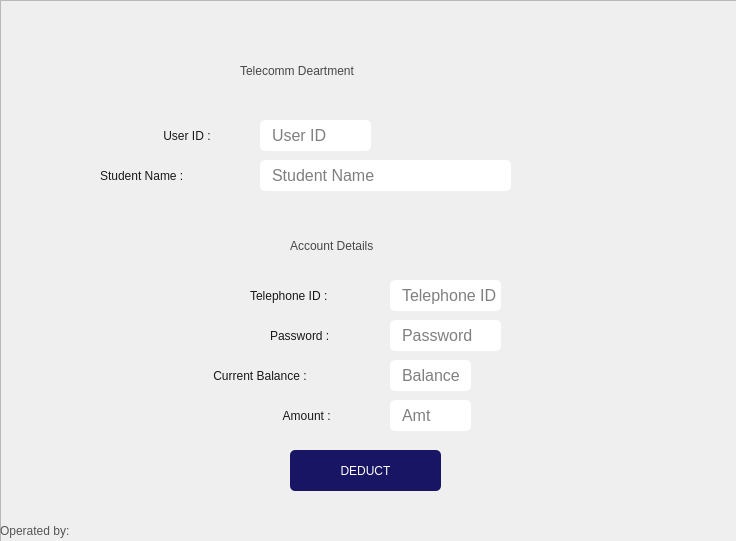
<?xml version="1.0" encoding="UTF-8"?>
<ui version="4.0">
 <class>MainWindow</class>
 <widget class="QMainWindow" name="MainWindow">
  <property name="geometry">
   <rect>
    <x>0</x>
    <y>0</y>
    <width>736</width>
    <height>541</height>
   </rect>
  </property>
  <property name="windowTitle">
   <string>MainWindow</string>
  </property>
  <widget class="QWidget" name="centralwidget">
   <widget class="QFrame" name="frame">
    <property name="geometry">
     <rect>
      <x>0</x>
      <y>0</y>
      <width>738</width>
      <height>543</height>
     </rect>
    </property>
    <property name="styleSheet">
     <string notr="true">background:url(:/home/telecommBg.png)</string>
    </property>
    <property name="frameShape">
     <enum>QFrame::StyledPanel</enum>
    </property>
    <property name="frameShadow">
     <enum>QFrame::Raised</enum>
    </property>
    <widget class="QLabel" name="label_4">
     <property name="geometry">
      <rect>
       <x>530</x>
       <y>110</y>
       <width>81</width>
       <height>81</height>
      </rect>
     </property>
     <property name="styleSheet">
      <string notr="true">background:url(:/home/image.png);</string>
     </property>
     <property name="text">
      <string/>
     </property>
    </widget>
    <widget class="QLineEdit" name="lineEdit_15">
     <property name="geometry">
      <rect>
       <x>260</x>
       <y>120</y>
       <width>111</width>
       <height>31</height>
      </rect>
     </property>
     <property name="font">
      <font>
       <family>Segoe UI</family>
       <pointsize>12</pointsize>
      </font>
     </property>
     <property name="autoFillBackground">
      <bool>false</bool>
     </property>
     <property name="styleSheet">
      <string notr="true">QLineEdit {
	background:WHITE;
	border-radius: 5px;
	padding-left: 10px;
}
QLineEdit:hover {
	border: 2px solid rgb(64, 71, 88);
}
QLineEdit:focus {
	border: 2px solid rgb(91, 101, 124);
}</string>
     </property>
     <property name="inputMask">
      <string comment="D"/>
     </property>
     <property name="maxLength">
      <number>32767</number>
     </property>
     <property name="cursorPosition">
      <number>0</number>
     </property>
     <property name="readOnly">
      <bool>false</bool>
     </property>
     <property name="placeholderText">
      <string>User ID</string>
     </property>
    </widget>
    <widget class="QLineEdit" name="lineEdit_16">
     <property name="geometry">
      <rect>
       <x>260</x>
       <y>160</y>
       <width>251</width>
       <height>31</height>
      </rect>
     </property>
     <property name="font">
      <font>
       <family>Segoe UI</family>
       <pointsize>12</pointsize>
      </font>
     </property>
     <property name="styleSheet">
      <string notr="true">QLineEdit {
	background:WHITE;
	border-radius: 5px;
	padding-left: 10px;
}
QLineEdit:hover {
	border: 2px solid rgb(64, 71, 88);
}
QLineEdit:focus {
	border: 2px solid rgb(91, 101, 124);
}</string>
     </property>
     <property name="readOnly">
      <bool>true</bool>
     </property>
     <property name="placeholderText">
      <string>Student Name</string>
     </property>
    </widget>
    <widget class="QLineEdit" name="lineEdit_19">
     <property name="geometry">
      <rect>
       <x>390</x>
       <y>280</y>
       <width>111</width>
       <height>31</height>
      </rect>
     </property>
     <property name="font">
      <font>
       <family>Segoe UI</family>
       <pointsize>12</pointsize>
      </font>
     </property>
     <property name="autoFillBackground">
      <bool>false</bool>
     </property>
     <property name="styleSheet">
      <string notr="true">QLineEdit {
	background:WHITE;
	border-radius: 5px;
	padding-left: 10px;
}
QLineEdit:hover {
	border: 2px solid rgb(64, 71, 88);
}
QLineEdit:focus {
	border: 2px solid rgb(91, 101, 124);
}</string>
     </property>
     <property name="inputMask">
      <string comment="D"/>
     </property>
     <property name="maxLength">
      <number>32767</number>
     </property>
     <property name="cursorPosition">
      <number>0</number>
     </property>
     <property name="readOnly">
      <bool>false</bool>
     </property>
     <property name="placeholderText">
      <string>Telephone ID</string>
     </property>
    </widget>
    <widget class="QLineEdit" name="lineEdit_20">
     <property name="geometry">
      <rect>
       <x>390</x>
       <y>320</y>
       <width>111</width>
       <height>31</height>
      </rect>
     </property>
     <property name="font">
      <font>
       <family>Segoe UI</family>
       <pointsize>12</pointsize>
      </font>
     </property>
     <property name="autoFillBackground">
      <bool>false</bool>
     </property>
     <property name="styleSheet">
      <string notr="true">QLineEdit {
	background:WHITE;
	border-radius: 5px;
	padding-left: 10px;
}
QLineEdit:hover {
	border: 2px solid rgb(64, 71, 88);
}
QLineEdit:focus {
	border: 2px solid rgb(91, 101, 124);
}</string>
     </property>
     <property name="inputMask">
      <string/>
     </property>
     <property name="maxLength">
      <number>32767</number>
     </property>
     <property name="echoMode">
      <enum>QLineEdit::Password</enum>
     </property>
     <property name="cursorPosition">
      <number>0</number>
     </property>
     <property name="readOnly">
      <bool>false</bool>
     </property>
     <property name="placeholderText">
      <string>Password</string>
     </property>
    </widget>
    <widget class="QLabel" name="label_10">
     <property name="geometry">
      <rect>
       <x>0</x>
       <y>520</y>
       <width>101</width>
       <height>21</height>
      </rect>
     </property>
     <property name="styleSheet">
      <string notr="true">QLabel{
		color:rgb(85, 85, 85);
		font: 9pt &quot;FONTSPRING DEMO - Grotesco Book&quot;;
background:transparent;
}</string>
     </property>
     <property name="text">
      <string>Operated by:</string>
     </property>
    </widget>
    <widget class="QLineEdit" name="lineEdit_17">
     <property name="geometry">
      <rect>
       <x>390</x>
       <y>360</y>
       <width>81</width>
       <height>31</height>
      </rect>
     </property>
     <property name="font">
      <font>
       <family>Segoe UI</family>
       <pointsize>12</pointsize>
      </font>
     </property>
     <property name="styleSheet">
      <string notr="true">QLineEdit {
	background:WHITE;
	border-radius: 5px;
	padding-left: 10px;
}
QLineEdit:hover {
	border: 2px solid rgb(64, 71, 88);
}
QLineEdit:focus {
	border: 2px solid rgb(91, 101, 124);
}</string>
     </property>
     <property name="readOnly">
      <bool>true</bool>
     </property>
     <property name="placeholderText">
      <string>Balance</string>
     </property>
    </widget>
    <widget class="QLineEdit" name="lineEdit_18">
     <property name="geometry">
      <rect>
       <x>390</x>
       <y>400</y>
       <width>81</width>
       <height>31</height>
      </rect>
     </property>
     <property name="font">
      <font>
       <family>Segoe UI</family>
       <pointsize>12</pointsize>
      </font>
     </property>
     <property name="styleSheet">
      <string notr="true">QLineEdit {
	background:WHITE;
	border-radius: 5px;
	padding-left: 10px;
}
QLineEdit:hover {
	border: 2px solid rgb(64, 71, 88);
}
QLineEdit:focus {
	border: 2px solid rgb(91, 101, 124);
}</string>
     </property>
     <property name="placeholderText">
      <string>Amt</string>
     </property>
    </widget>
    <widget class="QPushButton" name="pushButton_5">
     <property name="geometry">
      <rect>
       <x>290</x>
       <y>450</y>
       <width>151</width>
       <height>41</height>
      </rect>
     </property>
     <property name="cursor">
      <cursorShape>PointingHandCursor</cursorShape>
     </property>
     <property name="styleSheet">
      <string notr="true">QPushButton{
	color:White;
    font: 500 12pt &quot;Segoe UI &quot;;
	background:rgb(24, 22, 100);
	border-radius:5px
}

QPushButton:hover
{
color:rgb(0, 0, 0);
    
	font: 500 12pt &quot;Segoe UI &quot;;
border-radius:5px;
background:white;
}
QPushButton:pressed {	
	background-color: rgb(85, 170, 255);
}</string>
     </property>
     <property name="text">
      <string>DEDUCT</string>
     </property>
     <property name="autoDefault">
      <bool>false</bool>
     </property>
     <property name="default">
      <bool>false</bool>
     </property>
    </widget>
    <widget class="QLabel" name="label_2">
     <property name="geometry">
      <rect>
       <x>100</x>
       <y>160</y>
       <width>161</width>
       <height>31</height>
      </rect>
     </property>
     <property name="styleSheet">
      <string notr="true">QLabel{
		color:rgb(25, 25, 25);
		font: 16pt &quot;FONTSPRING DEMO - Grotesco Book&quot;;
background:transparent;
}</string>
     </property>
     <property name="text">
      <string>Student Name :</string>
     </property>
    </widget>
    <widget class="QLabel" name="label_7">
     <property name="geometry">
      <rect>
       <x>270</x>
       <y>320</y>
       <width>101</width>
       <height>31</height>
      </rect>
     </property>
     <property name="styleSheet">
      <string notr="true">QLabel{
		color:rgb(25, 25, 25);
		font: 15pt &quot;FONTSPRING DEMO - Grotesco Book&quot;;
background:transparent;
}</string>
     </property>
     <property name="text">
      <string>Password :</string>
     </property>
    </widget>
    <widget class="QLabel" name="label_8">
     <property name="geometry">
      <rect>
       <x>210</x>
       <y>360</y>
       <width>161</width>
       <height>31</height>
      </rect>
     </property>
     <property name="styleSheet">
      <string notr="true">QLabel{
		color:rgb(25, 25, 25);
		font: 15pt &quot;FONTSPRING DEMO - Grotesco Book&quot;;
background:transparent;
}</string>
     </property>
     <property name="text">
      <string> Current Balance :</string>
     </property>
    </widget>
    <widget class="QLabel" name="label_3">
     <property name="geometry">
      <rect>
       <x>160</x>
       <y>120</y>
       <width>91</width>
       <height>31</height>
      </rect>
     </property>
     <property name="styleSheet">
      <string notr="true">QLabel{
		color:rgb(25, 25, 25);
		font: 16pt &quot;FONTSPRING DEMO - Grotesco Book&quot;;
background:transparent;
}</string>
     </property>
     <property name="text">
      <string> User ID :</string>
     </property>
    </widget>
    <widget class="QLabel" name="label_5">
     <property name="geometry">
      <rect>
       <x>290</x>
       <y>230</y>
       <width>171</width>
       <height>31</height>
      </rect>
     </property>
     <property name="styleSheet">
      <string notr="true">QLabel{
		color:rgb(71, 71, 71);
		font: 18pt &quot;FONTSPRING DEMO - Grotesco Book&quot;;
background:transparent;
}</string>
     </property>
     <property name="text">
      <string>Account Details</string>
     </property>
    </widget>
    <widget class="QLabel" name="label">
     <property name="geometry">
      <rect>
       <x>240</x>
       <y>50</y>
       <width>281</width>
       <height>41</height>
      </rect>
     </property>
     <property name="styleSheet">
      <string notr="true">QLabel{
		color:rgb(71, 71, 71);
		font: 22pt &quot;FONTSPRING DEMO - Grotesco Book Bold&quot;;
background:transparent;
}</string>
     </property>
     <property name="text">
      <string>Telecomm Deartment</string>
     </property>
    </widget>
    <widget class="QLabel" name="label_6">
     <property name="geometry">
      <rect>
       <x>250</x>
       <y>280</y>
       <width>121</width>
       <height>31</height>
      </rect>
     </property>
     <property name="styleSheet">
      <string notr="true">QLabel{
		color:rgb(25, 25, 25);
		font: 15pt &quot;FONTSPRING DEMO - Grotesco Book&quot;;
background:transparent;
}</string>
     </property>
     <property name="text">
      <string>Telephone ID :</string>
     </property>
    </widget>
    <widget class="QLabel" name="label_9">
     <property name="geometry">
      <rect>
       <x>280</x>
       <y>400</y>
       <width>101</width>
       <height>31</height>
      </rect>
     </property>
     <property name="styleSheet">
      <string notr="true">QLabel{
		color:rgb(25, 25, 25);
		font: 15pt &quot;FONTSPRING DEMO - Grotesco Book&quot;;
background:transparent;
}</string>
     </property>
     <property name="text">
      <string> Amount :</string>
     </property>
    </widget>
   </widget>
  </widget>
 </widget>
 <resources>
  <include location="resources/homeicon.qrc"/>
 </resources>
 <connections/>
</ui>
